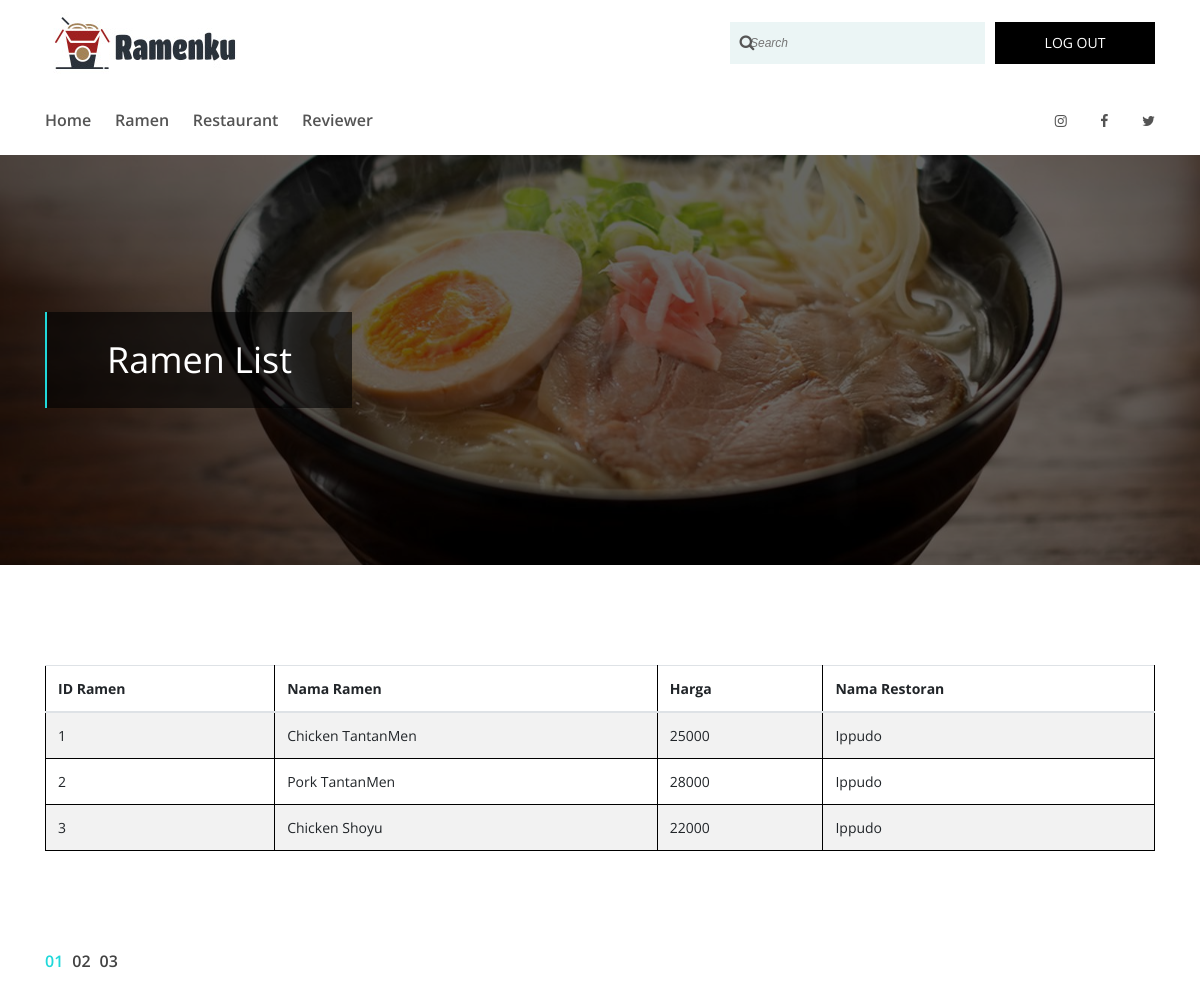
/view/Admin/ramen-review.php, run on the app's committed database.
### tables this page shows
CREATE TABLE `dibuatdi` (
  `idRamen` int(20) NOT NULL,
  `idRestoran` int(20) NOT NULL
);

CREATE TABLE `ramen` (
  `idRamen` int(20) NOT NULL,
  `namaRamen` varchar(20) NOT NULL,
  `harga` int(20) NOT NULL
);

CREATE TABLE `restoran` (
  `idRestoran` int(20) NOT NULL,
  `idKota` int(20) NOT NULL,
  `namaRestoran` varchar(100) NOT NULL
);

### view/Admin/ramen-review.php (the view, shortened to what this page needs)
<?php
    include ("../../controller/db_connect.php")
?>
<!DOCTYPE html>
<html lang="en">
<head>
    <link rel="stylesheet" href="../lib/admin/style.css">
</head>
<body>
    <header class="header-area wow fadeInDown" data-wow-delay="500ms">
        <div class="top-header-area">
            <div class="container h-100">
                <div class="row h-100 align-items-center">
                    <div class="col-12 d-flex align-items-center justify-content-between">
                        <div class="logo">
                            <a href="admin.php"><img src="../lib/admin/img/core-img/Ramenku.jpg" alt=""></a>
                        </div>
                        <div class="search-login-area d-flex align-items-center">
                            <div class="top-search-area">
                                <form action="#" method="post">
                                    <input type="search" name="top-search" id="topSearch" placeholder="Search">
                                    <button type="submit" class="btn"><i class="fa fa-search"></i></button>
                                </form>
                            </div>
                            <div class="login-area">
                                <a href="../index.php"><span>LOG OUT</span> <i class="fa fa-lock" aria-hidden="true"></i></a>
                            </div>
                        </div>
                    </div>
                </div>
            </div>
        </div>
        <div class="egames-main-menu" id="sticker">
            <div class="classy-nav-container breakpoint-off">
                <div class="container">
                    <nav class="classy-navbar justify-content-between" id="egamesNav">
                        <div class="classy-menu">
                            <div class="classynav">
                                <ul>
                                    <li><a href="admin.php">Home</a></li>
                                    <li><a href="ramen-review.php">Ramen</a></li>
                                    <li><a href="restaurant-review.php">Restaurant</a></li>
                                    <li><a href="reviewer.php">Reviewer</a></li>
                                </ul>
                            </div>
                        </div>
                        <div class="top-social-info">
                            <a href="#" data-toggle="tooltip" data-placement="top" title="Pinterest"><i class="fa fa-instagram" aria-hidden="true"></i></a>
                            <a href="#" data-toggle="tooltip" data-placement="top" title="Facebook"><i class="fa fa-facebook" aria-hidden="true"></i></a>
                            <a href="#" data-toggle="tooltip" data-placement="top" title="Twitter"><i class="fa fa-twitter" aria-hidden="true"></i></a>
                        </div>
                    </nav>
                </div>
            </div>
        </div>
    </header>
    <div class="breadcrumb-area bg-img bg-overlay" style="background-image: url(../lib/admin/img/bg-img/carousel1.jpg);">
        <div class="container h-100">
            <div class="row h-100 align-items-center">
                <div class="col-12">
                    <div class="breadcrumb-text">
                        <h2>Ramen List</h2>
                    </div>
                </div>
            </div>
        </div>
    </div>
    <section class="game-review-area section-padding-100">
        <div class="container">
            <div class="row">
                <div class="col-12">
                    <div>
                        <table class="table table-hover table-striped" id="table_ramen">
                            <thead>
                                <tr>
                                    <th>ID Ramen</th>
                                    <th>Nama Ramen</th>
                                    <th>Harga</th>
                                    <th>Nama Restoran</th>
                                </tr>
                            </thead>
                            <tbody>
                                <?php
                                    $sql = "select * from ramen
                                                inner join dibuatdi on ramen.idRamen = dibuatdi.idRamen
                                                inner join restoran on restoran.idRestoran = dibuatdi.idRestoran";
                                    $resultRamenList = mysqli_query($connection, $sql);
                                    while ($row = mysqli_fetch_array($resultRamenList)) {
                                        echo "<tr>";
                                        echo "<td>" . $row['idRamen'] . "</td>";
                                        echo "<td>" . $row['namaRamen'] . "</td>";
                                        echo "<td>" . $row['harga'] . "</td>";
                                        echo "<td>" . $row['namaRestoran'] . "</td>";
                                        echo "</tr>";
                                    }
                                ?>
                            </tbody>
                        </table>
                    </div>
                    <nav aria-label="Page navigation example">
                        <ul class="pagination mt-100">
                            <li class="page-item active"><a class="page-link" href="#">01</a></li>
                            <li class="page-item"><a class="page-link" href="#">02</a></li>
                            <li class="page-item"><a class="page-link" href="#">03</a></li>
                        </ul>
                    </nav>
                </div>
            </div>
        </div>
    </section>
</body>
</html>

### data on the page
dibuatdi: idRamen "1", idRamen.namaRamen "Chicken TantanMen", idRamen.harga "25000", idRestoran.namaRestoran "Ippudo"
dibuatdi: idRamen "2", idRamen.namaRamen "Pork TantanMen", idRamen.harga "28000", idRestoran.namaRestoran "Ippudo"
dibuatdi: idRamen "3", idRamen.namaRamen "Chicken Shoyu", idRamen.harga "22000", idRestoran.namaRestoran "Ippudo"
